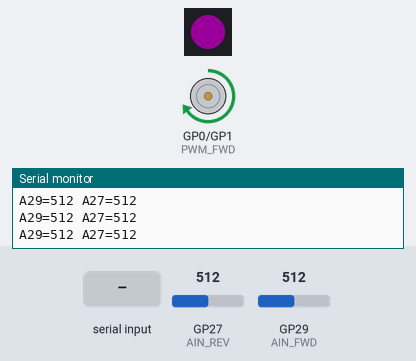
Recording of a program running on a simulated Raspberry Pi Pico. Shown: 1 RGB LEDs in strip order, left to right, motor-driver pin pairs drawn as motors (green arrow = first pin HIGH = forward, orange = second pin HIGH = backward, longer = more drive), the last lines printed to the serial monitor. The inputs (shaded band) are chosen by the test bench; at power-on: GP27 (AIN_REV) = 512, GP29 (AIN_FWD) = 512. Dim RGB values are drawn brighter than linear.

Above: at 1.2 s.
1.3 s: "R" received over Serial
At 2.2 s:
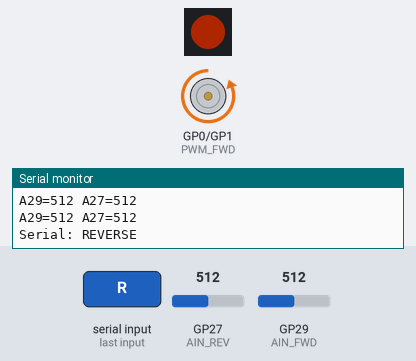
2.8 s: "S" received over Serial
At 3.3 s:
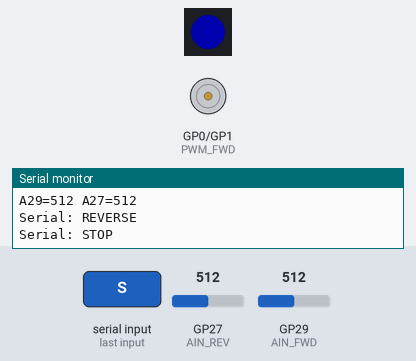
4.3 s: "F" received over Serial
At 5.7 s:
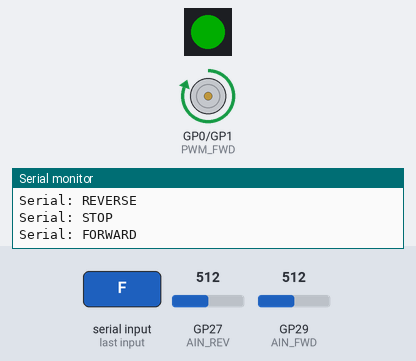
Timing chart, 0 to 7.3 s (numbered marks = the images above; inputs shaded):
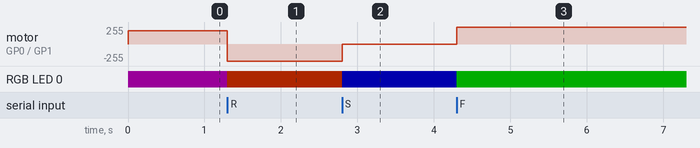

The program:

main.cpp
```cpp
#include <Arduino.h>
#include <Adafruit_NeoPixel.h>

#define NEOPIXEL_PIN 16
#define NEOPIXEL_COUNT 1

#define AIN_FWD  29   // analog input: forward
#define AIN_REV  27   // analog input: reverse
#define PWM_FWD   0   // PWM output: forward
#define PWM_REV   1   // PWM output: reverse

// Analog input thresholds (0–1023)
#define AIN_THRESH  205   // 20% — below this = off; at this = 50% out
#define AIN_FULL    767   // 75% — at or above = 100% out

Adafruit_NeoPixel led(NEOPIXEL_COUNT, NEOPIXEL_PIN, NEO_GRB + NEO_KHZ800);

// Serial control mode: 'F'=forward, 'R'=reverse, 'S'=stop, 0=analog
char serialCmd = 0;

void setLed(uint8_t r, uint8_t g, uint8_t b) {
  led.setPixelColor(0, led.Color(r, g, b));
  led.show();
}

// Maps analog input to PWM output with floor/ceiling curve:
//   <20%  → 0    (off)
//   20%   → 127  (50%)
//   75%+  → 255  (100%)
int mapAnalog(int value) {
  if (value < AIN_THRESH) return 0;
  if (value >= AIN_FULL)  return 255;
  return map(value, AIN_THRESH, AIN_FULL, 127, 255);
}

void setup() {
  Serial.begin(115200);
  led.begin();
  led.setBrightness(50);
  setLed(255, 165, 0);  // yellow during boot

  pinMode(PWM_FWD, OUTPUT);
  pinMode(PWM_REV, OUTPUT);
  pinMode(AIN_FWD, INPUT_PULLDOWN);
  pinMode(AIN_REV, INPUT_PULLDOWN);

  setLed(0, 0, 255);  // blue when boot complete
  Serial.println("Ready. Commands: F=forward, R=reverse, S=stop, A=analog mode");
}

void loop() {
  // Handle incoming serial commands
  if (Serial.available()) {
    char c = toupper((char)Serial.read());
    switch (c) {
      case 'F':
        serialCmd = 'F';
        Serial.println("Serial: FORWARD");
        break;
      case 'R':
        serialCmd = 'R';
        Serial.println("Serial: REVERSE");
        break;
      case 'S':
        serialCmd = 'S';
        Serial.println("Serial: STOP");
        break;
      case 'A':
        serialCmd = 0;
        Serial.println("Serial: ANALOG mode");
        break;
    }
  }

  if (serialCmd != 0) {
    // Serial override — only one output high at a time
    if (serialCmd == 'F') {
      analogWrite(PWM_REV, 0);
      analogWrite(PWM_FWD, 255);
      setLed(0, 255, 0);    // green
    } else if (serialCmd == 'R') {
      analogWrite(PWM_FWD, 0);
      analogWrite(PWM_REV, 255);
      setLed(255, 60, 0);   // orange
    } else {
      analogWrite(PWM_FWD, 0);
      analogWrite(PWM_REV, 0);
      setLed(0, 0, 255);    // blue
    }
  } else {
    // Analog mode
    int fwd = analogRead(AIN_FWD);
    int rev = analogRead(AIN_REV);
    int fwdOut = mapAnalog(fwd);
    int revOut = mapAnalog(rev);

    Serial.print("A29="); Serial.print(fwd);
    Serial.print(" A27="); Serial.println(rev);

    if (fwdOut > 0 && revOut > 0) {
      // Both active — forward wins, reverse always cleared first
      analogWrite(PWM_REV, 0);
      analogWrite(PWM_FWD, fwdOut);
      setLed(128, 0, 128);  // purple
    } else if (fwdOut > 0) {
      analogWrite(PWM_REV, 0);
      analogWrite(PWM_FWD, fwdOut);
      setLed(0, 255, 0);    // green
    } else if (revOut > 0) {
      analogWrite(PWM_FWD, 0);
      analogWrite(PWM_REV, revOut);
      setLed(255, 60, 0);   // orange
    } else {
      analogWrite(PWM_FWD, 0);
      analogWrite(PWM_REV, 0);
      setLed(0, 0, 255);    // blue (idle)
    }
  }
}
```

Measured:
- after the input at 1.3 s, motor on GP0 (PWM_FWD) / GP1 (PWM_REV): forward 196/255 → backward 255/255 at once; RGB LED 0: RGB(25, 0, 25) → RGB(50, 11, 0) at once
- after the input at 2.8 s, motor on GP0 (PWM_FWD) / GP1 (PWM_REV): backward 255/255 → stopped at once; RGB LED 0: RGB(50, 11, 0) → RGB(0, 0, 50) at once
- after the input at 4.3 s, motor on GP0 (PWM_FWD) / GP1 (PWM_REV): stopped → forward 255/255 at once; RGB LED 0: RGB(0, 0, 50) → RGB(0, 50, 0) at once
